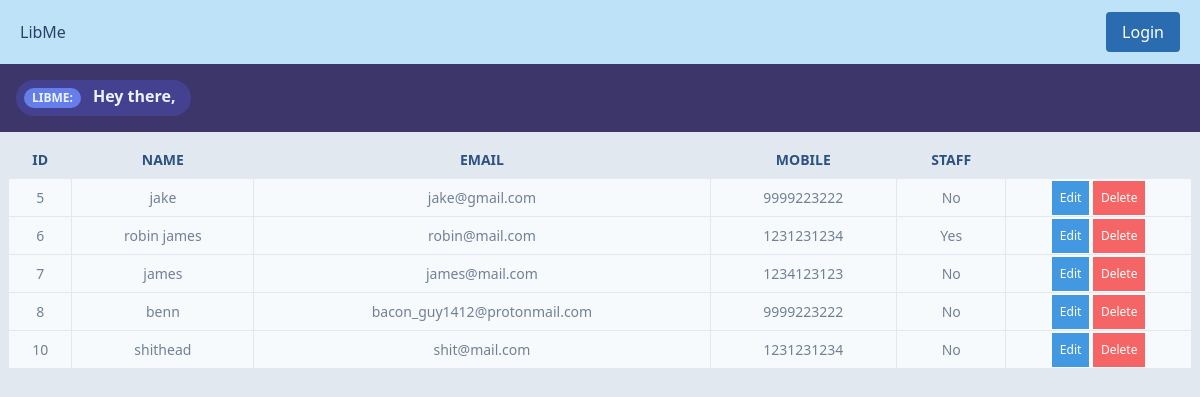
/client/admin/listusers.php, run on the app's committed database.
### tables this page shows
CREATE TABLE `users` (
  `id` int(10) UNSIGNED NOT NULL,
  `name` varchar(255) NOT NULL,
  `email` varchar(255) NOT NULL,
  `password` mediumtext NOT NULL,
  `mobile` varchar(10) DEFAULT NULL,
  `staff` tinyint(1) DEFAULT NULL
);

### client/admin/auth/admin-features.php (called while the page is built, shortened)
<?php
function listUsers($conn)
{
    $sql = "SELECT id,name,email,mobile,staff FROM users;";
    $stmt = mysqli_stmt_init($conn);
    if (!mysqli_stmt_prepare($stmt, $sql)) {
        $er_msg = mysqli_stmt_error($stmt);
        header("location: ../listusers.php?error=$er_msg");
        exit();
    }
    mysqli_stmt_execute($stmt);
    $resultData = mysqli_stmt_get_result($stmt);
    return $resultData;
}

### client/admin/listusers.php (the view, shortened to what this page needs)
<?php
include_once 'header.php';
include_once 'auth/admin-features.php';
include_once '../../server/db_connect.php';
?>
<div class="flex justify-between bg-indigo-900 py-4 lg:px-4">
    <div class="p-2 bg-indigo-800 text-indigo-100 leading-none lg:rounded-full flex lg:inline-flex" role="alert">
        <span class="flex rounded-full bg-indigo-500 uppercase px-2 py-1 text-xs font-bold mr-3">LibMe:</span>
        <span class="font-semibold mr-2 text-left flex-auto">Hey there,<?php echo $_SESSION["name"] ?></span>
    </div>
</div>
<?php
if ($users = listUsers($conn)) {
?>
    <div class="table w-full p-2">
        <table class="w-full border">
            <thead>
                <tr class="bg-gray-50 border-b">
                    <th class="p-2 border-r cursor-pointer text-sm text-blue-800">
                        <div class="flex items-center justify-center">
                            ID
                        </div>
                    </th>
                    <th class="p-2 border-r cursor-pointer text-sm text-blue-800">
                        <div class="flex items-center justify-center">
                            NAME
                        </div>
                    </th>
                    <th class="p-2 border-r cursor-pointer text-sm text-blue-800">
                        <div class="flex items-center justify-center">
                            EMAIL
                        </div>
                    </th>
                    <th class="p-2 border-r cursor-pointer text-sm text-blue-800">
                        <div class="flex items-center justify-center">
                            MOBILE
                        </div>
                    </th>
                    <th class="p-2 border-r cursor-pointer text-sm  text-blue-800">
                        <div class="flex items-center justify-center">
                            STAFF
                        </div>
                    </th>
                </tr>
            </thead>
            <tbody>
                <?php while ($user = mysqli_fetch_assoc($users)) { ?>
                    <tr class="bg-gray-100 text-center border-b text-sm text-gray-600">
                        <td class="p-2 border-r"><?php echo $user['id']; ?></td>
                        <td class="p-2 border-r"><?php echo $user['name']; ?></td>
                        <td class="p-2 border-r"><?php echo $user['email']; ?></td>
                        <td class="p-2 border-r"><?php echo $user['mobile']; ?></td>
                        <td class="p-2 border-r"><?php echo ($user['staff'] == 1) ? 'Yes' : 'No'; ?></td>
                        <td>
                            <form action="auth/modify-user.inc.php" method="POST">
                                <input type="submit" class="bg-blue-500 p-2 text-white hover:shadow-lg text-xs font-thin" name="edit<?php echo $user['id']?>" value="Edit" />
                                <input type="submit" class="bg-red-500 p-2 text-white hover:shadow-lg text-xs font-thin" name="delete<?php echo $user['id'] ?>" value="Delete" />
                            </form>
                        </td>
                    </tr>
                <?php } ?>
            </tbody>
        </table>
    </div>
<?php
}
?>
<?php
include_once 'footer.php';
?>

### data on the page
users: id "5", name "jake", email "jake@gmail.com", mobile "9999223222", staff "No"
users: id "6", name "robin james", email "robin@mail.com", mobile "1231231234", staff "Yes"
users: id "7", name "james", email "james@mail.com", mobile "1234123123", staff "No"
users: id "8", name "benn", email "bacon_guy1412@protonmail.com", mobile "9999223222", staff "No"
users: id "10", name "shithead", email "shit@mail.com", mobile "1231231234", staff "No"
